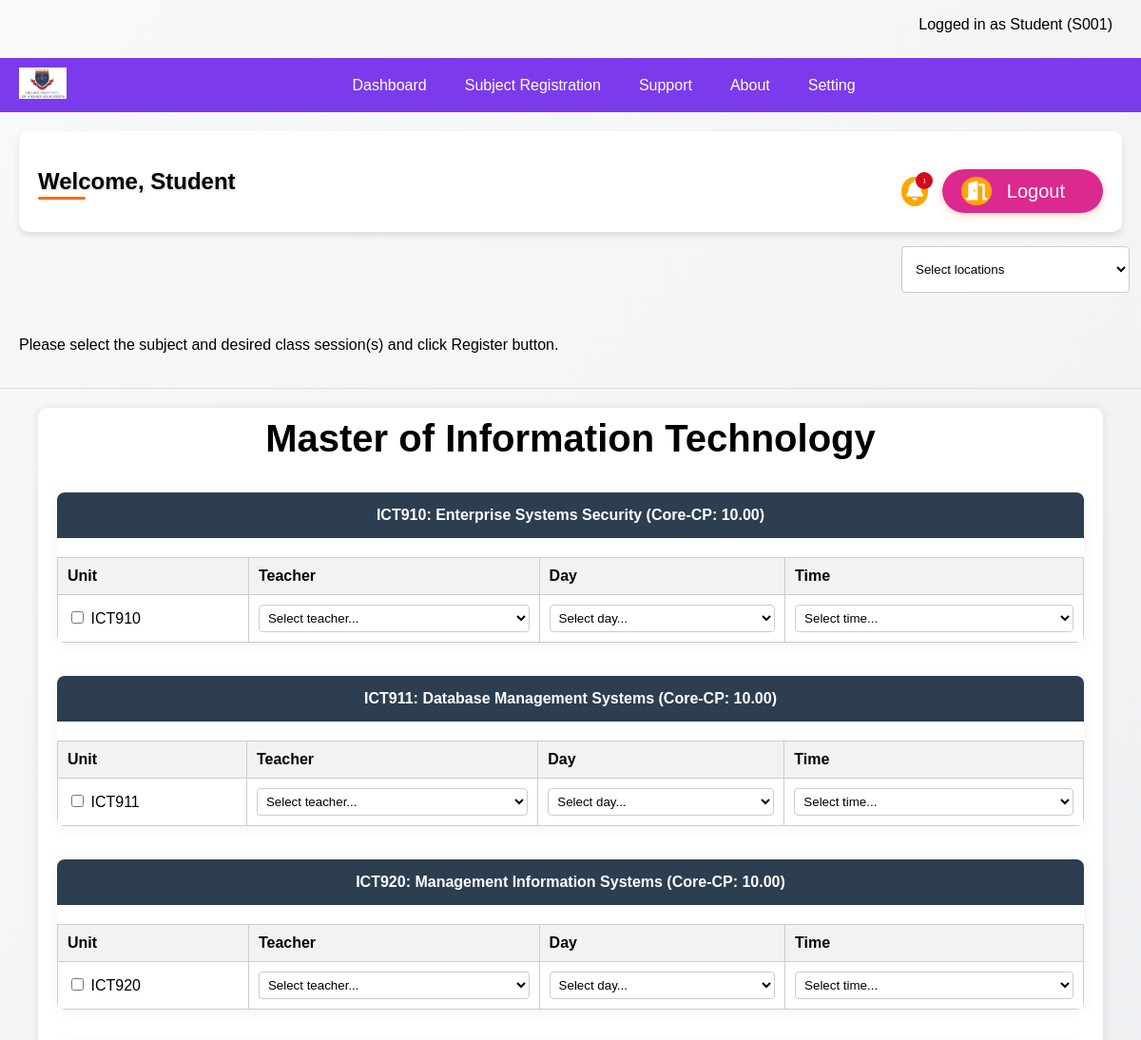
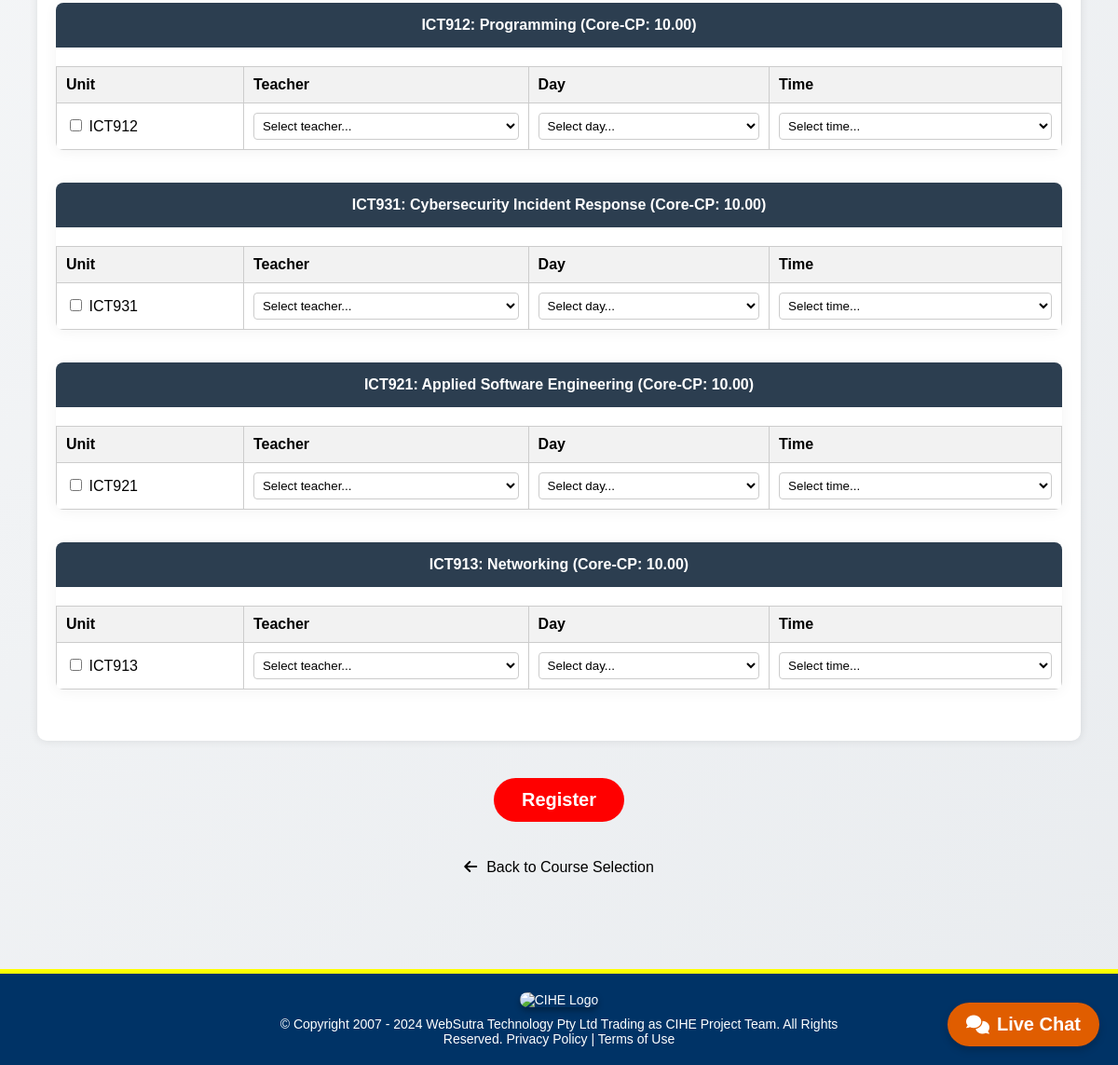
The page /registration.php?course=MIT (signed in) on the database its author committed (2 pictures, top to bottom).
### tables this page shows
CREATE TABLE IF NOT EXISTS courses (
    id INT PRIMARY KEY AUTO_INCREMENT,
    course_code VARCHAR(20) UNIQUE NOT NULL,
    course_name VARCHAR(100) NOT NULL,
    description TEXT,
    credits INT NOT NULL,
    program_id INT,
    image_path VARCHAR(255),
    created_at TIMESTAMP DEFAULT CURRENT_TIMESTAMP,
    updated_at TIMESTAMP DEFAULT CURRENT_TIMESTAMP ON UPDATE CURRENT_TIMESTAMP,
    FOREIGN KEY (program_id) REFERENCES programs(id) ON DELETE SET NULL
);

CREATE TABLE IF NOT EXISTS units (
    id INT PRIMARY KEY AUTO_INCREMENT,
    unit_code VARCHAR(20) UNIQUE NOT NULL,
    unit_name VARCHAR(100) NOT NULL,
    description TEXT,
    credits INT NOT NULL,
    course_id INT,
    teacher_id INT,
    created_at TIMESTAMP DEFAULT CURRENT_TIMESTAMP,
    updated_at TIMESTAMP DEFAULT CURRENT_TIMESTAMP ON UPDATE CURRENT_TIMESTAMP,
    FOREIGN KEY (course_id) REFERENCES courses(id) ON DELETE SET NULL,
    FOREIGN KEY (teacher_id) REFERENCES teachers(id) ON DELETE SET NULL
);

### backend/course_operations.php (called while the page is built, shortened)
<?php
require_once 'db.php';
function getUnitsByCourseCode($course_code) {
    global $conn;
    $sql = "SELECT u.*, c.course_name, c.course_code, t.id as teacher_id, t.first_name, t.last_name
            FROM units u
            JOIN courses c ON u.course_id = c.id
            LEFT JOIN teachers t ON u.teacher_id = t.id
            WHERE c.course_code = ?";
    $stmt = $conn->prepare($sql);
    $stmt->bind_param("s", $course_code);
    $stmt->execute();
    $result = $stmt->get_result();
    $units = [];
    while ($row = $result->fetch_assoc()) {
        $units[] = [
            'id' => $row['id'],
            'code' => $row['unit_code'],
            'name' => $row['unit_name'],
            'description' => $row['description'],
            'credits' => $row['credits'],
            'course_name' => $row['course_name'],
            'course_code' => $row['course_code'],
            'teacher_id' => $row['teacher_id'],
            'teacher_name' => $row['first_name'] ?
                $row['first_name'] . ' ' . $row['last_name'] : 'Not Assigned'
        ];
    }
    return $units;
}
?>

### registration.php (the view, shortened to what this page needs)
<?php
require_once 'backend/course_operations.php';
require_once 'includes/student_header.php';
$course_code = isset($_GET['course']) ? $_GET['course'] : '';
$units = [];
if ($course_code) {
    $units = getUnitsByCourseCode($course_code);
}
$course_name = !empty($units) ? $units[0]['course_name'] : '';
require_once 'includes/live_chat.php';
?>
    <div class="location1">
        <select id="locationFilter">
            <option value="">Select locations</option>
        </select>
    </div>
    <p class="Reso" style="padding: 20px;">Please select the subject and desired class session(s) and click Register button.</p>
    <hr>
<form id="registrationForm">
<div class="subjects">
     <h2 style="text-align: center; font-size: 40px; margin-top: -10px;"><?php echo htmlspecialchars($course_name); ?></h2>
    <?php foreach ($units as $unit): ?>
    <div class="subject1">
        <h3 class="elective" style="text-align: center;">
            <?php echo htmlspecialchars($unit['code']); ?>: <?php echo htmlspecialchars($unit['name']); ?>
            (Core-CP: <?php echo htmlspecialchars($unit['credits']); ?>.00)
        </h3>
        <table>
            <thead>
                <tr>
                    <th>Unit</th>
                    <th>Teacher</th>
                    <th>Day</th>
                    <th>Time</th>
                </tr>
            </thead>
            <tbody>
                <tr>
                    <td>
                        <input type="checkbox" name="units[]" value="<?php echo htmlspecialchars($unit['id']); ?>"
                               class="unit-checkbox" data-unit="<?php echo htmlspecialchars($unit['code']); ?>">
                        <?php echo htmlspecialchars($unit['code']); ?>
                    </td>
                    <td>
                        <select name="teacher_<?php echo htmlspecialchars($unit['id']); ?>"
                                class="teacher-select">
                            <option value="">Select teacher...</option>
                        </select>
                    </td>
                    <td>
                        <select name="day_<?php echo htmlspecialchars($unit['id']); ?>"
                                class="day-select">
                            <option value="">Select day...</option>
                        </select>
                    </td>
                    <td>
                        <select name="time_<?php echo htmlspecialchars($unit['id']); ?>"
                                class="time-select">
                            <option value="">Select time...</option>
                        </select>
                    </td>
                </tr>
            </tbody>
        </table>
    </div>
    <?php endforeach; ?>
</div>
<div class="btn-container">
    <button type="submit" id="register" class="button">Register</button>
</div>
</form>
<div class="back" style="text-align: center; margin-top: 40px;">
    <span><a  style="color: black; cursor: pointer;" href="subjectreg.php"><i style="margin-right: 10px; cursor: pointer; color: black;" class="fa fa-arrow-left"></i>Back to Course Selection</a></span>
</div>
<footer>
    <div class="logoo">
    <img src="CIHE.png" alt="CIHE Logo">
</div>
    <div>
        &copy; Copyright 2007 - 2024 WebSutra Technology Pty Ltd Trading as CIHE Project Team. All Rights Reserved. Privacy Policy | Terms of Use
    </div>
    </footer>
</body>
</html>

### index.css (style rules this page uses)
* { font-style: Arial, sans-serif; }
body { margin: 0; padding: 0; font-family: Arial, sans-serif; background: linear-gradient(135deg, #f8f9fa 0%, #e9ecef 100%); }
html { scroll-behavior: smooth; }
hr { border: none; height: 1px; background-color: #ddd; margin: 0; }
a { color: #2b2bff; text-decoration: none; }
.btn-container { text-align: center; }
.button { display: inline-block; padding: 12px 30px; border-radius: 50px; font-weight: 600; text-decoration: none; transition: all 0.3s; }
.location1 select { margin: 20px 0; margin: auto; margin-left: 50%; padding-right: 20px; margin-top: -64px; padding: 15px 10px; }
table { width: 100%; border-collapse: collapse; margin-top: 20px; }
table, th, td { border: 1px solid #ddd; }
th, td { border: 1px solid #ccc; padding: 10px; text-align: left; }
th { background-color: #f2f2f2; font-weight: bold; }
select { width: 100%; padding: 5px; border: 1px solid #ccc; border-radius: 4px; background-color: #fff; }
.location1 { width: 20%; padding: 10px 0; margin-top: 30px; margin: auto 69%; }
.subjects { max-width: 90%; margin: 20px auto; background: white; padding: 20px; border-radius: 10px; box-shadow: 0 0 10px rgba(0, 0, 0, 0.1); }
.subject1, .subject2, .subject3, .subject4 { background-color: white; border-radius: 8px; margin-bottom: 35px; box-shadow: 0 2px 15px rgba(0, 0, 0, 0.05); overflow: hidden; transition: transform 0.3s, box-shadow 0.3s; }
.elective { background-color: #2c3e50; color: white; padding: 15px; margin: 0; font-size: 16px; }
button { padding: 20px; text-align: center; background-color: red; color: white; font-size: 20px; margin-top: 20px; padding: 15px 12px; border-radius: 15px; border: none; }
footer { background-color: #003366; color: white; text-align: center; padding: 20px 10px; font-size: 14px; margin-top: 100px; border-top: 5px solid yellow; }
footer .logoo { margin-bottom: 10px; }
footer .logoo img { width: 80px; height: auto; border-radius: 8px; box-shadow: 0 4px 6px rgba(0, 0, 0, 0.3); }
footer div { max-width: 600px; margin: 0 auto; }
.location1, .location2, .location3, .subtext { color: var(--dark-gray); margin-bottom: 15px; display: block; }

### rows shown on the page
courses: course_name "Master of Information Technology"
units: unit_code "ICT910", unit_name "Enterprise Systems Security", credits "10"
units: unit_code "ICT911", unit_name "Database Management Systems", credits "10"
units: unit_code "ICT920", unit_name "Management Information Systems", credits "10"
units: unit_code "ICT912", unit_name "Programming", credits "10"
units: unit_code "ICT931", unit_name "Cybersecurity Incident Response", credits "10"
units: unit_code "ICT921", unit_name "Applied Software Engineering", credits "10"
units: unit_code "ICT913", unit_name "Networking", credits "10"

### other values the page prints
$_SESSION["student_id"] "S001"
